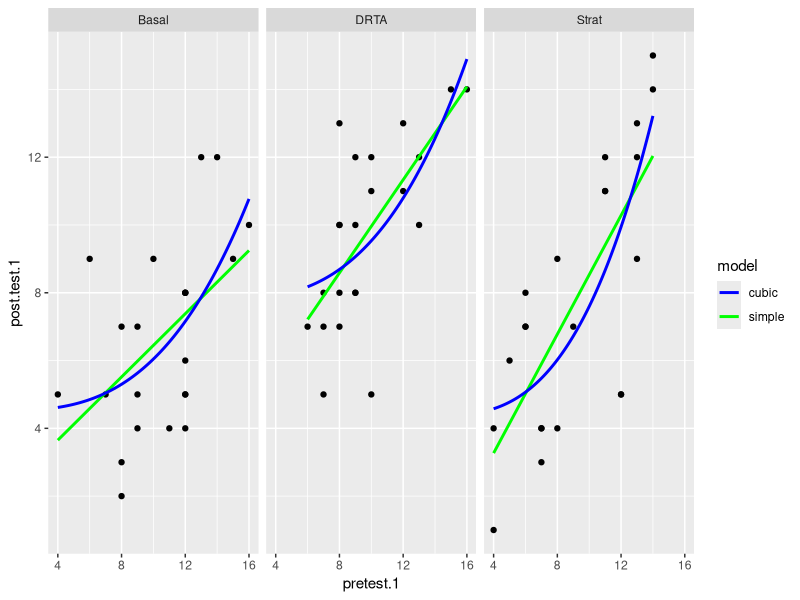
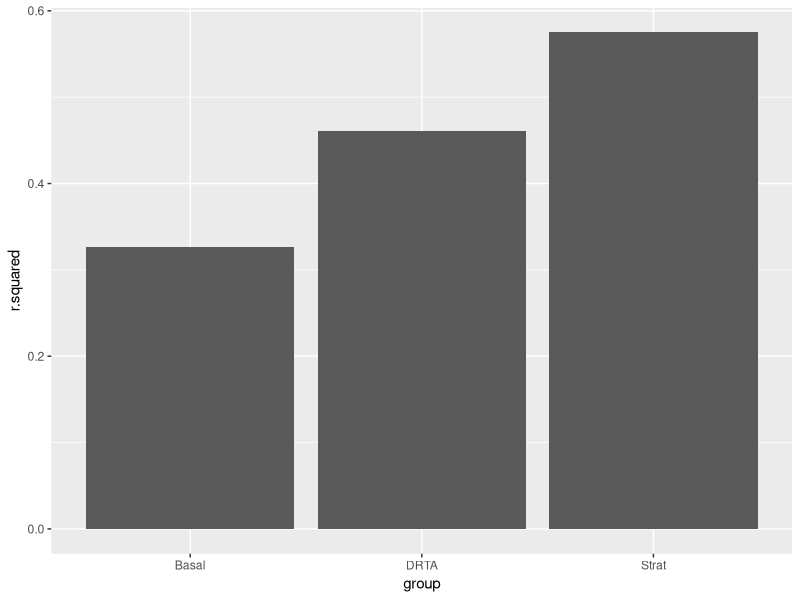
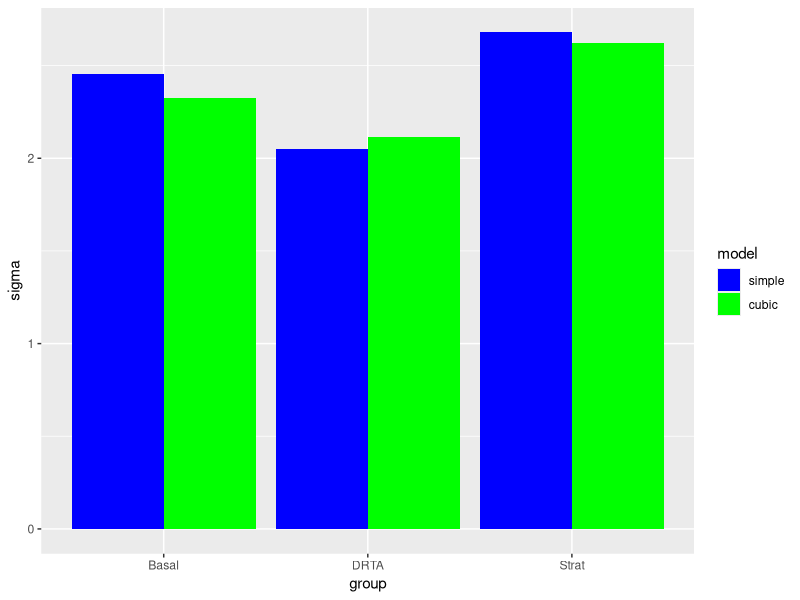

These charts were generated, in order, by the following R code:
## ---- chunk 1
library(tidyverse)
library(car)
library(broom)
library(knitr)

baumann <- carData::Baumann %>% 
  as_tibble()

baumann
## ---- chunk 2
baumann %>% 
  ggplot(aes(x = pretest.1, y = post.test.1)) +
  geom_point() +
  geom_smooth(method = "lm", se = FALSE, aes(color = "simple")) +
  geom_smooth(method = "lm", formula = y ~ I(x^3), se = FALSE, aes(color = "cubic")) +
  facet_wrap(~ group) +
  scale_colour_manual(name = "model", values=c("blue", "green"))
## ---- chunk 3
#simple model
lm.1 <- baumann %>%
  nest(-group) %>% 
  mutate(
    model = "simple",
    fit = map(data, ~ lm(post.test.1 ~ pretest.1, data = .x)),
    glance = map(fit, glance)
  ) %>% 
  unnest(glance, .drop = TRUE) %>% 
  select(c(1:3, 5:7)) #just selecting the relevant statistics from glance.

#cubic model
lm.2 <- baumann %>%
  nest(-group) %>% 
  mutate(
    model = "cubic",
    fit = map(data, ~ lm(post.test.1 ~ I(pretest.1^3), data = .x)),
    glance = map(fit, glance)
  ) %>% 
  unnest(glance, .drop = TRUE) %>% 
  select(c(1:3, 5:7)) #just selecting the relevant statistics from glance.

#rbinding the two glance outputs
models <- rbind(lm.1, lm.2)
models
## ---- chunk 4
models %>% 
  ggplot(aes(x = group, y = r.squared, fct_rev(model))) +
  geom_bar(stat = "identity", position = "dodge")
## ---- chunk 5
models %>% 
  ggplot(aes(x = group, y = sigma, fill = fct_rev(model))) +
  geom_bar(stat = "identity", position = "dodge") +
  scale_fill_manual("model", values = c("cubic" = "green", "simple" = "blue"))
